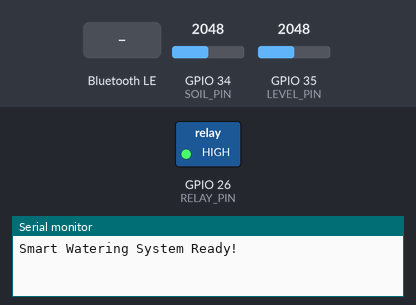
Simulated run of this sketch. Board: ESP32. Shown: switched loads named in the sketch (green lamp = pin HIGH), the last lines printed to the serial monitor. The test bench sets the inputs (shaded band); at power-on: GPIO 34 (SOIL_PIN) = 2048, GPIO 35 (LEVEL_PIN) = 2048. EEPROM starts erased; nothing arrives over Bluetooth unless stated; a phone connects over Bluetooth LE 3 s after start.

Above: at 1.2 s.
1.3 s: GPIO 34 (SOIL_PIN) set to 2152
4.5 s: GPIO 34 (SOIL_PIN) set to 2259
At 5.5 s:
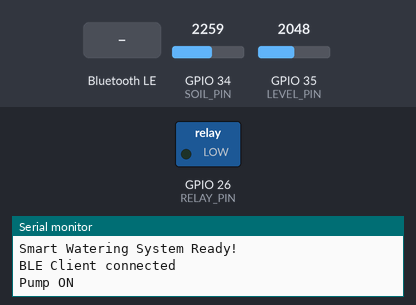
8.0 s: Bluetooth LE write "OFF" received
At 8.4 s:
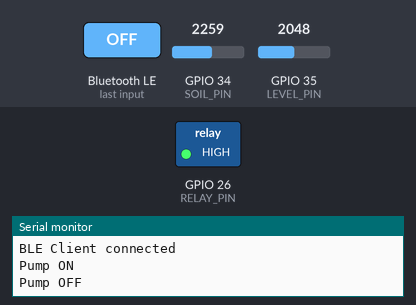
9.5 s: Bluetooth LE write "ON" received
At 10.8 s:
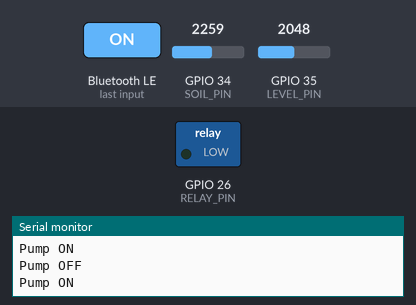
Timing chart, 0 to 36.5 s (numbered marks = the images above; inputs shaded):
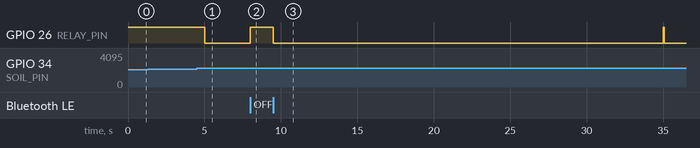

Measured:
- the behaviour switches between 2200 and 2201 on GPIO 34 (SOIL_PIN) (found by bisection; images 0 and 1)
- after the input at 4.5 s, GPIO 26 (RELAY_PIN): HIGH → LOW after 0.52 s
- after the input at 8.0 s, GPIO 26 (RELAY_PIN): LOW → HIGH at once
- after the input at 9.5 s, GPIO 26 (RELAY_PIN): HIGH → LOW after 0.00 s instead of 25.6 s

The sketch:

water_suplly.ino
```cpp
/*
  ESP32 Smart Watering System
  Fully compatible with ESP32 DevKit V1 (ESP32-WROOM-32)
  Works with Arduino-ESP32 core 3.0+ & NimBLE-Arduino 1.4+
  Features: Soil moisture threshold, Daily schedule, Manual BLE control, Autotune, Tank level, PWM/Relay
*/

#include <Arduino.h>
#include <Preferences.h>
#include <NimBLEDevice.h>

// ========================= PINS (ESP32 DevKit V1) =========================
#define SOIL_PIN      34   // ADC1_CH6 - Capacitive soil sensor
#define LEVEL_PIN     35   // ADC1_CH7 - Water tank level sensor (optional)
#define RELAY_PIN     26   // Relay control (active LOW typical)
#define PUMP_PWM_PIN  25   // Optional PWM for MOSFET/dimmer (if PWM_MODE = true)

// ========================= MODES =========================
const bool RELAY_MODE = true;   // Set false if using MOSFET + PWM
const bool PWM_MODE   = false;

// ========================= CONFIG =========================
Preferences prefs;

struct Config {
  uint16_t threshold    = 2200;   // Dry threshold (higher = drier, typical 1500-3000)
  uint8_t  flowPct      = 100;    // PWM duty 0-100%
  uint8_t  startHour    = 7;
  uint8_t  startMin     = 0;
  uint16_t durationSec  = 30;     // Watering duration in seconds
  bool     scheduleOn   = false;
  bool     relayActiveLow = true; // Most relay modules are active LOW
} cfg;

// ========================= SAVE / LOAD =========================
void saveConfig() {
  prefs.begin("watering", false);
  prefs.putUShort("th", cfg.threshold);
  prefs.putUChar ("fp", cfg.flowPct);
  prefs.putUChar ("sh", cfg.startHour);
  prefs.putUChar ("sm", cfg.startMin);
  prefs.putUShort("dur", cfg.durationSec);
  prefs.putBool  ("sch", cfg.scheduleOn);
  prefs.putBool  ("inv", cfg.relayActiveLow);
  prefs.end();
}

void loadConfig() {
  prefs.begin("watering", true);
  cfg.threshold     = prefs.getUShort("th", cfg.threshold);
  cfg.flowPct       = prefs.getUChar ("fp", cfg.flowPct);
  cfg.startHour     = prefs.getUChar ("sh", cfg.startHour);
  cfg.startMin      = prefs.getUChar ("sm", cfg.startMin);
  cfg.durationSec   = prefs.getUShort("dur", cfg.durationSec);
  cfg.scheduleOn    = prefs.getBool  ("sch", cfg.scheduleOn);
  cfg.relayActiveLow = prefs.getBool ("inv", cfg.relayActiveLow);
  prefs.end();
}

// ========================= BLE UUIDs =========================
#define SERVICE_UUID        "e0b30000-9f3c-4b1c-a9a4-9a1dfb2a9c01"
#define CHR_SOIL            "e0b30001-9f3c-4b1c-a9a4-9a1dfb2a9c01"
#define CHR_LEVEL           "e0b30002-9f3c-4b1c-a9a4-9a1dfb2a9c01"
#define CHR_STATE           "e0b30003-9f3c-4b1c-a9a4-9a1dfb2a9c01"  // [pumpOn, flow%]
#define CHR_CONFIG          "e0b30004-9f3c-4b1c-a9a4-9a1dfb2a9c01"  // 10-byte packed
#define CHR_COMMAND         "e0b30005-9f3c-4b1c-a9a4-9a1dfb2a9c01"  // text commands
#define CHR_LOG             "e0b30006-9f3c-4b1c-a9a4-9a1dfb2a9c01"

NimBLEServer* pServer;
NimBLECharacteristic* pSoilChr;
NimBLECharacteristic* pLevelChr;
NimBLECharacteristic* pStateChr;
NimBLECharacteristic* pConfigChr;
NimBLECharacteristic* pCmdChr;
NimBLECharacteristic* pLogChr;

bool pumpRunning = false;
bool clientConnected = false;

// ========================= PACK / UNPACK CONFIG =========================
std::string packConfig() {
  uint8_t data[10];
  data[0] = cfg.threshold & 0xFF;
  data[1] = cfg.threshold >> 8;
  data[2] = cfg.flowPct;
  data[3] = cfg.startHour;
  data[4] = cfg.startMin;
  data[5] = cfg.durationSec & 0xFF;
  data[6] = cfg.durationSec >> 8;
  data[7] = cfg.scheduleOn ? 1 : 0;
  data[8] = cfg.relayActiveLow ? 1 : 0;
  data[9] = 0xAA; // version marker
  return std::string((char*)data, 10);
}

void unpackConfig(const uint8_t* data, size_t len) {
  if (len < 10) return;
  cfg.threshold     = data[0] | (data[1] << 8);
  cfg.flowPct       = data[2];
  cfg.startHour     = data[3];
  cfg.startMin      = data[4];
  cfg.durationSec   = data[5] | (data[6] << 8);
  cfg.scheduleOn    = data[7];
  cfg.relayActiveLow = data[8];
  saveConfig();
}

// ========================= LOGGING =========================
void log(const String& msg) {
  Serial.println(msg);
  if (pLogChr && clientConnected) {
    pLogChr->setValue(msg.c_str());
    pLogChr->notify();
  }
}

// ========================= PUMP CONTROL =========================
void setPump(bool on) {
  pumpRunning = on;

  if (RELAY_MODE) {
    digitalWrite(RELAY_PIN, cfg.relayActiveLow ? !on : on);
  }
  if (PWM_MODE) {
    uint8_t duty = on ? map(cfg.flowPct, 0, 100, 0, 255) : 0;
    ledcWrite(0, duty);
  }

  uint8_t state[2] = { on ? 1 : 0, cfg.flowPct };
  pStateChr->setValue(state, 2);
  pStateChr->notify();

  log(on ? "Pump ON" : "Pump OFF");
}

// ========================= BLE CALLBACKS (2025 API) =========================
class ServerCallbacks : public NimBLEServerCallbacks {
  void onConnect(NimBLEServer* pServer, NimBLEConnInfo& connInfo) override {
    clientConnected = true;
    log("BLE Client connected");
  }
  void onDisconnect(NimBLEServer* pServer, NimBLEConnInfo& connInfo, int reason) override {
    clientConnected = false;
    log("BLE Client disconnected - Restarting advertising");
    NimBLEDevice::startAdvertising();
  }
};

class CmdCallbacks : public NimBLECharacteristicCallbacks {
  void onWrite(NimBLECharacteristic* pChr, NimBLEConnInfo& connInfo) override {
    std::string value = pChr->getValue();
    String cmd = String(value.c_str()).c_str();

    if (cmd == "ON") {
      setPump(true);
    } else if (cmd == "OFF") {
      setPump(false);
    } else if (cmd == "TOGGLE") {
      setPump(!pumpRunning);
    } else if (cmd.startsWith("WATER:")) {
      int sec = cmd.substring(6).toInt();
      if (sec <= 0) sec = cfg.durationSec;
      setPump(true);
      delay(sec * 1000);
      setPump(false);
      log("Manual watering finished");
    } else if (cmd.startsWith("AUTOTUNE")) {
      log("Autotune started (10 sec dry reading)...");
      delay(2000);
      uint32_t sum = 0; int n = 0;
      uint32_t t0 = millis();
      while (millis() - t0 < 10000) {
        sum += analogRead(SOIL_PIN);
        n++;
        delay(100);
      }
      if (n > 0) {
        uint16_t avg = sum / n;
        cfg.threshold = avg + 200;  // dry = higher reading
        saveConfig();
        log(String("Autotune done → new threshold = ") + cfg.threshold);
        pConfigChr->setValue(packConfig());
        pConfigChr->notify();
      }
    } else {
      log("Unknown command: " + cmd);
    }
  }
};

class ConfigCallbacks : public NimBLECharacteristicCallbacks {
  void onRead(NimBLECharacteristic* pChr, NimBLEConnInfo& connInfo) override {
    pChr->setValue(packConfig());
  }
  void onWrite(NimBLECharacteristic* pChr, NimBLEConnInfo& connInfo) override {
    std::string v = pChr->getValue();
    unpackConfig((uint8_t*)v.data(), v.length());
    log("Config updated from app");
  }
};

// ========================= PWM SETUP =========================
void setupPWM() {
  if (PWM_MODE) {
    ledcAttach(PUMP_PWM_PIN, 1000, 8);  // New API (Arduino-ESP32 ≥2.0.14)
    ledcWrite(PUMP_PWM_PIN, 0);
  }
}

// ========================= VARIABLES =========================
uint32_t lastSoilTime = 0;
uint32_t lastLevelTime = 0;
uint32_t secondsToday = 0;
uint32_t lastSecond = 0;
bool wateredToday = false;

void setup() {
  Serial.begin(115200);
  pinMode(RELAY_PIN, OUTPUT);
  digitalWrite(RELAY_PIN, cfg.relayActiveLow ? HIGH : LOW);

  loadConfig();
  setupPWM();

  NimBLEDevice::init("Smart Watering");
  pServer = NimBLEDevice::createServer();
  pServer->setCallbacks(new ServerCallbacks());

  NimBLEService* pService = pServer->createService(SERVICE_UUID);

  pSoilChr   = pService->createCharacteristic(CHR_SOIL,   NIMBLE_PROPERTY::READ | NIMBLE_PROPERTY::NOTIFY);
  pLevelChr  = pService->createCharacteristic(CHR_LEVEL,  NIMBLE_PROPERTY::READ | NIMBLE_PROPERTY::NOTIFY);
  pStateChr  = pService->createCharacteristic(CHR_STATE, NIMBLE_PROPERTY::READ | NIMBLE_PROPERTY::NOTIFY);
  pConfigChr = pService->createCharacteristic(CHR_CONFIG,NIMBLE_PROPERTY::READ | NIMBLE_PROPERTY::WRITE | NIMBLE_PROPERTY::NOTIFY);
  pCmdChr    = pService->createCharacteristic(CHR_COMMAND,NIMBLE_PROPERTY::WRITE);
  pLogChr    = pService->createCharacteristic(CHR_LOG,   NIMBLE_PROPERTY::READ | NIMBLE_PROPERTY::NOTIFY);

  pConfigChr->setCallbacks(new ConfigCallbacks());
  pCmdChr->setCallbacks(new CmdCallbacks());

  pService->start();

  NimBLEAdvertising* pAdvertising = NimBLEDevice::getAdvertising();
  pAdvertising->addServiceUUID(SERVICE_UUID);
  pAdvertising->setAppearance(0x00);
  pAdvertising->start();

  log("Smart Watering System Ready!");
}

void loop() {
  // One-second ticker
  if (millis() - lastSecond >= 1000) {
    lastSecond = millis();
    secondsToday = (secondsToday + 1) % 86400;
    if (secondsToday < 10) wateredToday = false; // midnight reset
  }

  // Soil moisture reading & notify
  if (millis() - lastSoilTime > 1000) {
    uint16_t soil = analogRead(SOIL_PIN);
    uint8_t b[2] = { lowByte(soil), highByte(soil) };
    pSoilChr->setValue(b, 2);
    pSoilChr->notify();
    lastSoilTime = millis();

    // Auto watering when soil is dry (and schedule is OFF)
    if (!cfg.scheduleOn && soil > cfg.threshold && !pumpRunning) {
      setPump(true);
      delay(cfg.durationSec * 1000);
      setPump(false);
      log("Auto watering completed");
    }
  }

  // Tank level
  if (millis() - lastLevelTime > 2000) {
    uint16_t level = analogRead(LEVEL_PIN);
    uint8_t b[2] = { lowByte(level), highByte(level) };
    pLevelChr->setValue(b, 2);
    pLevelChr->notify();
    lastLevelTime = millis();
  }

  // Daily scheduled watering
  if (cfg.scheduleOn) {
    uint32_t nowSec = cfg.startHour * 3600 + cfg.startMin * 60;
    if (!wateredToday && secondsToday >= nowSec && secondsToday < nowSec + 20) {
      setPump(true);
      delay(cfg.durationSec * 1000);
      setPump(false);
      wateredToday = true;
      log("Scheduled watering done");
    }
  }

  delay(50);
}
```
